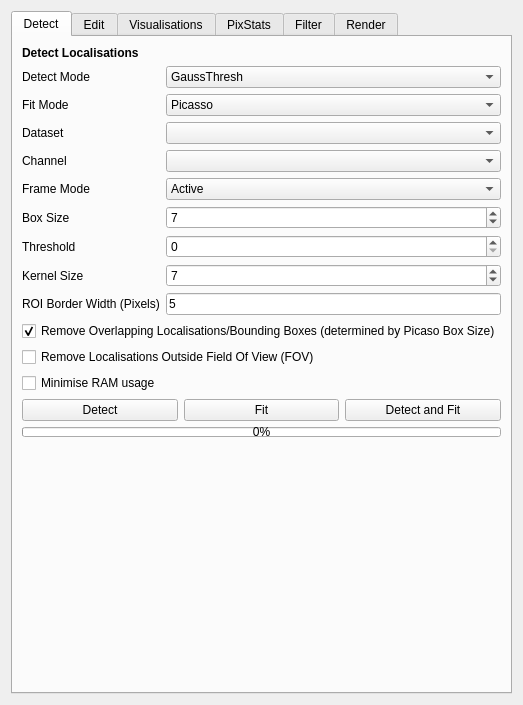
<?xml version="1.0" encoding="UTF-8"?>
<ui version="4.0">
 <class>Localisation</class>
 <widget class="QWidget" name="Localisation">
  <layout class="QVBoxLayout" name="verticalLayout_3">
   <item>
    <widget class="QTabWidget" name="tabWidget_6">
     <property name="currentIndex">
      <number>0</number>
     </property>
     <widget class="QWidget" name="tab_21">
      <attribute name="title">
       <string>Detect</string>
      </attribute>
      <layout class="QVBoxLayout" name="verticalLayout_23">
       <item>
        <widget class="QLabel" name="label_3">
         <property name="font">
          <font>
           <weight>75</weight>
           <bold>true</bold>
          </font>
         </property>
         <property name="text">
          <string>Detect Localisations</string>
         </property>
        </widget>
       </item>
       <item>
        <layout class="QFormLayout" name="formLayout_11">
         <item row="0" column="0">
          <widget class="QLabel" name="label_7">
           <property name="text">
            <string>Detect Mode</string>
           </property>
          </widget>
         </item>
         <item row="0" column="1">
          <widget class="QComboBox" name="smlm_detect_mode">
           <item>
            <property name="text">
             <string>GaussThresh</string>
            </property>
           </item>
           <item>
            <property name="text">
             <string>Picasso</string>
            </property>
           </item>
          </widget>
         </item>
         <item row="1" column="0">
          <widget class="QLabel" name="label">
           <property name="text">
            <string>Fit Mode</string>
           </property>
          </widget>
         </item>
         <item row="1" column="1">
          <widget class="QComboBox" name="smlm_fit_mode">
           <item>
            <property name="text">
             <string>Picasso</string>
            </property>
           </item>
          </widget>
         </item>
         <item row="2" column="0">
          <widget class="QLabel" name="label_11">
           <property name="text">
            <string>Dataset</string>
           </property>
          </widget>
         </item>
         <item row="2" column="1">
          <widget class="QComboBox" name="picasso_dataset" />
         </item>
         <item row="3" column="0">
          <widget class="QLabel" name="label_38">
           <property name="text">
            <string>Channel</string>
           </property>
          </widget>
         </item>
         <item row="3" column="1">
          <widget class="QComboBox" name="picasso_channel" />
         </item>
         <item row="4" column="0">
          <widget class="QLabel" name="label_8">
           <property name="text">
            <string>Frame Mode</string>
           </property>
          </widget>
         </item>
         <item row="4" column="1">
          <widget class="QComboBox" name="picasso_frame_mode">
           <item>
            <property name="text">
             <string>Active</string>
            </property>
           </item>
           <item>
            <property name="text">
             <string>All</string>
            </property>
           </item>
          </widget>
         </item>
         <item row="5" column="0">
          <widget class="QLabel" name="picasso_box_size_label">
           <property name="text">
            <string>Box Size</string>
           </property>
          </widget>
         </item>
         <item row="5" column="1">
          <widget class="QSpinBox" name="picasso_box_size">
           <property name="minimum">
            <number>3</number>
           </property>
           <property name="maximum">
            <number>21</number>
           </property>
           <property name="singleStep">
            <number>2</number>
           </property>
           <property name="value">
            <number>7</number>
           </property>
          </widget>
         </item>
         <item row="6" column="0">
          <widget class="QLabel" name="smlm_threshold_label">
           <property name="text">
            <string>Threshold</string>
           </property>
          </widget>
         </item>
         <item row="6" column="1">
          <widget class="QSpinBox" name="smlm_threshold" />
         </item>
         <item row="7" column="0">
          <widget class="QLabel" name="moltrack_kernel_size_label">
           <property name="text">
            <string>Kernel Size</string>
           </property>
          </widget>
         </item>
         <item row="7" column="1">
          <widget class="QSpinBox" name="moltrack_kernel_size">
           <property name="maximum">
            <number>100</number>
           </property>
           <property name="value">
            <number>7</number>
           </property>
          </widget>
         </item>
         <item row="8" column="0">
          <widget class="QLabel" name="label_35">
           <property name="text">
            <string>ROI Border Width (Pixels)</string>
           </property>
          </widget>
         </item>
         <item row="8" column="1">
          <widget class="QLineEdit" name="picasso_roi_border_width">
           <property name="text">
            <string>5</string>
           </property>
          </widget>
         </item>
        </layout>
       </item>
       <item>
        <widget class="QCheckBox" name="picasso_remove_overlapping">
         <property name="text">
          <string>Remove Overlapping Localisations/Bounding Boxes (determined by Picaso Box Size)</string>
         </property>
         <property name="checked">
          <bool>true</bool>
         </property>
        </widget>
       </item>
       <item>
        <widget class="QCheckBox" name="picasso_window_cropping">
         <property name="text">
          <string>Remove Localisations Outside Field Of View (FOV)</string>
         </property>
        </widget>
       </item>
       <item>
        <widget class="QCheckBox" name="picasso_minimise_ram">
         <property name="text">
          <string>Minimise RAM usage</string>
         </property>
        </widget>
       </item>
       <item>
        <layout class="QGridLayout" name="gridLayout_6">
         <item row="0" column="0">
          <widget class="QPushButton" name="picasso_detect">
           <property name="text">
            <string>Detect</string>
           </property>
          </widget>
         </item>
         <item row="0" column="2">
          <widget class="QPushButton" name="picasso_detectfit">
           <property name="text">
            <string>Detect and Fit</string>
           </property>
          </widget>
         </item>
         <item row="0" column="1">
          <widget class="QPushButton" name="picasso_fit">
           <property name="text">
            <string>Fit</string>
           </property>
          </widget>
         </item>
        </layout>
       </item>
       <item>
        <widget class="QProgressBar" name="picasso_progressbar">
         <property name="maximumSize">
          <size>
           <width>16777215</width>
           <height>10</height>
          </size>
         </property>
         <property name="value">
          <number>0</number>
         </property>
        </widget>
       </item>
       <item>
        <spacer name="verticalSpacer_11">
         <property name="orientation">
          <enum>Qt::Vertical</enum>
         </property>
         <property name="sizeType">
          <enum>QSizePolicy::MinimumExpanding</enum>
         </property>
         <property name="sizeHint" stdset="0">
          <size>
           <width>20</width>
           <height>0</height>
          </size>
         </property>
        </spacer>
       </item>
      </layout>
     </widget>
     <widget class="QWidget" name="tab_7">
      <attribute name="title">
       <string>Edit</string>
      </attribute>
      <layout class="QVBoxLayout" name="verticalLayout_7">
       <item>
        <widget class="QLabel" name="label_33">
         <property name="font">
          <font>
           <weight>75</weight>
           <bold>true</bold>
          </font>
         </property>
         <property name="text">
          <string>Remove Localisations Outside Segmentations</string>
         </property>
        </widget>
       </item>
       <item>
        <layout class="QFormLayout" name="formLayout_5">
         <item row="2" column="0">
          <widget class="QLabel" name="label_34">
           <property name="text">
            <string>Segmentations</string>
           </property>
          </widget>
         </item>
         <item row="2" column="1">
          <widget class="QComboBox" name="remove_seglocs_segmentation" />
         </item>
         <item row="0" column="0">
          <widget class="QLabel" name="label_36">
           <property name="text">
            <string>Dataset</string>
           </property>
          </widget>
         </item>
         <item row="0" column="1">
          <widget class="QComboBox" name="remove_seglocs_dataset" />
         </item>
         <item row="1" column="0">
          <widget class="QLabel" name="label_41">
           <property name="text">
            <string>Channel</string>
           </property>
          </widget>
         </item>
         <item row="1" column="1">
          <widget class="QComboBox" name="remove_seglocs_channel" />
         </item>
        </layout>
       </item>
       <item>
        <widget class="QPushButton" name="remove_seglocs">
         <property name="text">
          <string>Remove</string>
         </property>
        </widget>
       </item>
       <item>
        <spacer name="verticalSpacer_13">
         <property name="orientation">
          <enum>Qt::Vertical</enum>
         </property>
         <property name="sizeHint" stdset="0">
          <size>
           <width>20</width>
           <height>40</height>
          </size>
         </property>
        </spacer>
       </item>
       <item>
        <widget class="QLabel" name="label_118">
         <property name="font">
          <font>
           <weight>75</weight>
           <bold>true</bold>
          </font>
         </property>
         <property name="text">
          <string>Copy localisations to other channel(s)/dataset(s)</string>
         </property>
        </widget>
       </item>
       <item>
        <layout class="QFormLayout" name="formLayout_14">
         <item row="1" column="0">
          <widget class="QLabel" name="label_119">
           <property name="text">
            <string>Channel</string>
           </property>
          </widget>
         </item>
         <item row="1" column="1">
          <widget class="QComboBox" name="copy_locs_channel" />
         </item>
         <item row="0" column="0">
          <widget class="QLabel" name="label_122">
           <property name="text">
            <string>Dataset</string>
           </property>
          </widget>
         </item>
         <item row="0" column="1">
          <widget class="QComboBox" name="copy_locs_dataset" />
         </item>
         <item row="2" column="0">
          <widget class="QLabel" name="label_124">
           <property name="text">
            <string>Mode</string>
           </property>
          </widget>
         </item>
         <item row="2" column="1">
          <widget class="QComboBox" name="copy_locs_mode">
           <item>
            <property name="text">
             <string>Copy localisations to ALL channels in SELECTED dataset</string>
            </property>
           </item>
           <item>
            <property name="text">
             <string>Copy localisations to SELECTED channel in ALL datasets</string>
            </property>
           </item>
           <item>
            <property name="text">
             <string>Copy localisations to ALL channels in ALL datasets</string>
            </property>
           </item>
          </widget>
         </item>
        </layout>
       </item>
       <item>
        <widget class="QPushButton" name="copy_locs">
         <property name="text">
          <string>Copy Localisations</string>
         </property>
        </widget>
       </item>
       <item>
        <spacer name="verticalSpacer_27">
         <property name="orientation">
          <enum>Qt::Vertical</enum>
         </property>
         <property name="sizeHint" stdset="0">
          <size>
           <width>20</width>
           <height>40</height>
          </size>
         </property>
        </spacer>
       </item>
       <item>
        <widget class="QLabel" name="label_128">
         <property name="font">
          <font>
           <weight>75</weight>
           <bold>true</bold>
          </font>
         </property>
         <property name="text">
          <string>Delete Localisations in dataset(s)/channel(s)</string>
         </property>
        </widget>
       </item>
       <item>
        <layout class="QFormLayout" name="formLayout_16">
         <item row="0" column="0">
          <widget class="QLabel" name="label_129">
           <property name="text">
            <string>Dataset</string>
           </property>
          </widget>
         </item>
         <item row="0" column="1">
          <widget class="QComboBox" name="delete_locs_dataset" />
         </item>
         <item row="1" column="0">
          <widget class="QLabel" name="label_130">
           <property name="text">
            <string>Channel</string>
           </property>
          </widget>
         </item>
         <item row="1" column="1">
          <widget class="QComboBox" name="delete_locs_channel" />
         </item>
        </layout>
       </item>
       <item>
        <widget class="QPushButton" name="delete_locs">
         <property name="text">
          <string>Delete Localisations</string>
         </property>
        </widget>
       </item>
       <item>
        <spacer name="verticalSpacer_28">
         <property name="orientation">
          <enum>Qt::Vertical</enum>
         </property>
         <property name="sizeHint" stdset="0">
          <size>
           <width>20</width>
           <height>40</height>
          </size>
         </property>
        </spacer>
       </item>
       <item>
        <widget class="QLabel" name="label_149">
         <property name="font">
          <font>
           <weight>75</weight>
           <bold>true</bold>
          </font>
         </property>
         <property name="text">
          <string>Merge Localisations in Dataset</string>
         </property>
        </widget>
       </item>
       <item>
        <widget class="QLabel" name="label_152">
         <property name="text">
          <string>Merges localisations across multiple channels within a dataset. Uses DBSCAN to remove duplicates. Useful for tracking particles that appear/transition between channels.</string>
         </property>
         <property name="wordWrap">
          <bool>true</bool>
         </property>
        </widget>
       </item>
       <item>
        <layout class="QFormLayout" name="formLayout_18">
         <item row="0" column="0">
          <widget class="QLabel" name="label_150">
           <property name="text">
            <string>Dataset</string>
           </property>
          </widget>
         </item>
         <item row="0" column="1">
          <widget class="QComboBox" name="merge_locs_dataset" />
         </item>
         <item row="1" column="0">
          <widget class="QLabel" name="label_151">
           <property name="text">
            <string>Min Distance (Pixels)</string>
           </property>
          </widget>
         </item>
         <item row="1" column="1">
          <widget class="QDoubleSpinBox" name="merge_locs_min_distance" />
         </item>
        </layout>
       </item>
       <item>
        <widget class="QPushButton" name="merge_locs">
         <property name="text">
          <string>Merge Localisations</string>
         </property>
        </widget>
       </item>
      </layout>
     </widget>
     <widget class="QWidget" name="tab_31">
      <attribute name="title">
       <string>Visualisations</string>
      </attribute>
      <layout class="QVBoxLayout" name="verticalLayout_33">
       <item>
        <widget class="QLabel" name="label_27">
         <property name="font">
          <font>
           <weight>75</weight>
           <bold>true</bold>
          </font>
         </property>
         <property name="text">
          <string>Localisation Visualisation Settings</string>
         </property>
        </widget>
       </item>
       <item>
        <layout class="QGridLayout" name="gridLayout_14">
         <item row="0" column="3">
          <widget class="QComboBox" name="picasso_vis_size">
           <property name="currentIndex">
            <number>4</number>
           </property>
           <item>
            <property name="text">
             <string>1</string>
            </property>
           </item>
           <item>
            <property name="text">
             <string>2</string>
            </property>
           </item>
           <item>
            <property name="text">
             <string>3</string>
            </property>
           </item>
           <item>
            <property name="text">
             <string>4</string>
            </property>
           </item>
           <item>
            <property name="text">
             <string>5</string>
            </property>
           </item>
           <item>
            <property name="text">
             <string>6</string>
            </property>
           </item>
           <item>
            <property name="text">
             <string>7</string>
            </property>
           </item>
           <item>
            <property name="text">
             <string>8</string>
            </property>
           </item>
           <item>
            <property name="text">
             <string>9</string>
            </property>
           </item>
           <item>
            <property name="text">
             <string>10</string>
            </property>
           </item>
          </widget>
         </item>
         <item row="0" column="0">
          <widget class="QLabel" name="label_114">
           <property name="text">
            <string>Mode</string>
           </property>
          </widget>
         </item>
         <item row="0" column="1">
          <widget class="QComboBox" name="picasso_vis_mode">
           <item>
            <property name="text">
             <string>Disk</string>
            </property>
           </item>
           <item>
            <property name="text">
             <string>Square</string>
            </property>
           </item>
          </widget>
         </item>
         <item row="0" column="2">
          <widget class="QLabel" name="label_115">
           <property name="text">
            <string>Size</string>
           </property>
          </widget>
         </item>
         <item row="1" column="0">
          <widget class="QLabel" name="label_120">
           <property name="text">
            <string>Opacity</string>
           </property>
          </widget>
         </item>
         <item row="1" column="1">
          <widget class="QComboBox" name="picasso_vis_opacity">
           <property name="currentIndex">
            <number>9</number>
           </property>
           <item>
            <property name="text">
             <string>0.1</string>
            </property>
           </item>
           <item>
            <property name="text">
             <string>0.2</string>
            </property>
           </item>
           <item>
            <property name="text">
             <string>0.3</string>
            </property>
           </item>
           <item>
            <property name="text">
             <string>0.4</string>
            </property>
           </item>
           <item>
            <property name="text">
             <string>0.5</string>
            </property>
           </item>
           <item>
            <property name="text">
             <string>0.6</string>
            </property>
           </item>
           <item>
            <property name="text">
             <string>0.7</string>
            </property>
           </item>
           <item>
            <property name="text">
             <string>0.8</string>
            </property>
           </item>
           <item>
            <property name="text">
             <string>0.9</string>
            </property>
           </item>
           <item>
            <property name="text">
             <string>1.0</string>
            </property>
           </item>
          </widget>
         </item>
         <item row="1" column="2">
          <widget class="QLabel" name="label_121">
           <property name="text">
            <string>Edge Width</string>
           </property>
          </widget>
         </item>
         <item row="1" column="3">
          <widget class="QComboBox" name="picasso_vis_edge_width">
           <property name="currentText">
            <string>0.1</string>
           </property>
           <property name="currentIndex">
            <number>0</number>
           </property>
           <item>
            <property name="text">
             <string>0.1</string>
            </property>
           </item>
           <item>
            <property name="text">
             <string>0.2</string>
            </property>
           </item>
           <item>
            <property name="text">
             <string>0.3</string>
            </property>
           </item>
           <item>
            <property name="text">
             <string>0.4</string>
            </property>
           </item>
           <item>
            <property name="text">
             <string>0.5</string>
            </property>
           </item>
           <item>
            <property name="text">
             <string>0.6</string>
            </property>
           </item>
           <item>
            <property name="text">
             <string>0.7</string>
            </property>
           </item>
           <item>
            <property name="text">
             <string>0.8</string>
            </property>
           </item>
           <item>
            <property name="text">
             <string>0.9</string>
            </property>
           </item>
           <item>
            <property name="text">
             <string>1.0</string>
            </property>
           </item>
          </widget>
         </item>
        </layout>
       </item>
       <item>
        <spacer name="verticalSpacer_30">
         <property name="orientation">
          <enum>Qt::Vertical</enum>
         </property>
         <property name="sizeHint" stdset="0">
          <size>
           <width>20</width>
           <height>40</height>
          </size>
         </property>
        </spacer>
       </item>
      </layout>
     </widget>
     <widget class="QWidget" name="tab_27">
      <attribute name="title">
       <string>PixStats</string>
      </attribute>
      <layout class="QVBoxLayout" name="verticalLayout_24">
       <item>
        <widget class="QLabel" name="label_139">
         <property name="font">
          <font>
           <weight>75</weight>
           <bold>true</bold>
          </font>
         </property>
         <property name="text">
          <string>Compute PixStats</string>
         </property>
        </widget>
       </item>
       <item>
        <widget class="QLabel" name="label_138">
         <property name="text">
          <string>Computes descriptive statistics such as mean, median, and standard deviation of pixel values within a specified mask size centered around given XY coordinates for each localisation. Computed for all datasets and channels.</string>
         </property>
         <property name="wordWrap">
          <bool>true</bool>
         </property>
        </widget>
       </item>
       <item>
        <layout class="QFormLayout" name="formLayout_17">
         <item row="0" column="0">
          <widget class="QLabel" name="label_142">
           <property name="text">
            <string>Mask Size (Pixels)</string>
           </property>
          </widget>
         </item>
         <item row="0" column="1">
          <widget class="QComboBox" name="locs_pixstats_spot_size">
           <property name="currentIndex">
            <number>0</number>
           </property>
           <item>
            <property name="text">
             <string>3</string>
            </property>
           </item>
           <item>
            <property name="text">
             <string>4</string>
            </property>
           </item>
           <item>
            <property name="text">
             <string>5</string>
            </property>
           </item>
           <item>
            <property name="text">
             <string>6</string>
            </property>
           </item>
           <item>
            <property name="text">
             <string>7</string>
            </property>
           </item>
           <item>
            <property name="text">
             <string>8</string>
            </property>
           </item>
           <item>
            <property name="text">
             <string>9</string>
            </property>
           </item>
           <item>
            <property name="text">
             <string>10</string>
            </property>
           </item>
          </widget>
         </item>
         <item row="1" column="0">
          <widget class="QLabel" name="label_143">
           <property name="text">
            <string>Mask Shape</string>
           </property>
          </widget>
         </item>
         <item row="1" column="1">
          <widget class="QComboBox" name="locs_pixstats_spot_shape">
           <item>
            <property name="text">
             <string>Square</string>
            </property>
           </item>
           <item>
            <property name="text">
             <string>Circle</string>
            </property>
           </item>
          </widget>
         </item>
         <item row="2" column="0">
          <widget class="QLabel" name="label_144">
           <property name="text">
            <string>Background Buffer (Pixels)</string>
           </property>
          </widget>
         </item>
         <item row="2" column="1">
          <widget class="QComboBox" name="locs_pixstats_bg_buffer">
           <property name="currentIndex">
            <number>1</number>
           </property>
           <item>
            <property name="text">
             <string>0</string>
            </property>
           </item>
           <item>
            <property name="text">
             <string>1</string>
            </property>
           </item>
           <item>
            <property name="text">
             <string>2</string>
            </property>
           </item>
           <item>
            <property name="text">
             <string>3</string>
            </property>
           </item>
           <item>
            <property name="text">
             <string>4</string>
            </property>
           </item>
           <item>
            <property name="text">
             <string>5</string>
            </property>
           </item>
          </widget>
         </item>
         <item row="3" column="0">
          <widget class="QLabel" name="label_145">
           <property name="text">
            <string>Background Width (Pixels)</string>
           </property>
          </widget>
         </item>
         <item row="3" column="1">
          <widget class="QComboBox" name="locs_pixstats_bg_width">
           <property name="currentIndex">
            <number>2</number>
           </property>
           <item>
            <property name="text">
             <string>1</string>
            </property>
           </item>
           <item>
            <property name="text">
             <string>2</string>
            </property>
           </item>
           <item>
            <property name="text">
             <string>3</string>
            </property>
           </item>
           <item>
            <property name="text">
             <string>5</string>
            </property>
           </item>
           <item>
            <property name="text">
             <string>10</string>
            </property>
           </item>
          </widget>
         </item>
        </layout>
       </item>
       <item>
        <widget class="QCheckBox" name="locs_pixstats_fret">
         <property name="enabled">
          <bool>true</bool>
         </property>
         <property name="text">
          <string>Calculate FRET</string>
         </property>
        </widget>
       </item>
       <item>
        <widget class="QPushButton" name="locs_pixstats_compute">
         <property name="text">
          <string>Compute PixStats</string>
         </property>
        </widget>
       </item>
       <item>
        <widget class="QProgressBar" name="locs_pixstats_progressbar">
         <property name="maximumSize">
          <size>
           <width>16777215</width>
           <height>10</height>
          </size>
         </property>
         <property name="value">
          <number>0</number>
         </property>
        </widget>
       </item>
       <item>
        <widget class="QWidget" name="locs_pixstats_graph_container" native="true">
         <property name="sizePolicy">
          <sizepolicy hsizetype="Expanding" vsizetype="Expanding">
           <horstretch>0</horstretch>
           <verstretch>0</verstretch>
          </sizepolicy>
         </property>
        </widget>
       </item>
      </layout>
     </widget>
     <widget class="QWidget" name="tab_23">
      <attribute name="title">
       <string>Filter</string>
      </attribute>
      <layout class="QVBoxLayout" name="verticalLayout_26">
       <item>
        <widget class="QLabel" name="label_92">
         <property name="font">
          <font>
           <weight>75</weight>
           <bold>true</bold>
          </font>
         </property>
         <property name="text">
          <string>Filter Localisations (Picasso)</string>
         </property>
        </widget>
       </item>
       <item>
        <layout class="QFormLayout" name="formLayout_24">
         <item row="0" column="0">
          <widget class="QLabel" name="picasso_filter_dataset_label">
           <property name="text">
            <string>Dataset</string>
           </property>
          </widget>
         </item>
         <item row="0" column="1">
          <widget class="QComboBox" name="picasso_filter_dataset" />
         </item>
         <item row="1" column="0">
          <widget class="QLabel" name="picasso_filter_dataset_label_2">
           <property name="text">
            <string>Channel</string>
           </property>
          </widget>
         </item>
         <item row="1" column="1">
          <widget class="QComboBox" name="picasso_filter_channel" />
         </item>
         <item row="2" column="0">
          <widget class="QLabel" name="label_90">
           <property name="text">
            <string>Filter By</string>
           </property>
          </widget>
         </item>
         <item row="2" column="1">
          <widget class="QComboBox" name="filter_criterion" />
         </item>
        </layout>
       </item>
       <item>
        <widget class="QCheckBox" name="filter_subtract_bg">
         <property name="text">
          <string>Subtract Background</string>
         </property>
        </widget>
       </item>
       <item>
        <widget class="QWidget" name="filter_graph_container" native="true">
         <property name="sizePolicy">
          <sizepolicy hsizetype="Expanding" vsizetype="Expanding">
           <horstretch>0</horstretch>
           <verstretch>0</verstretch>
          </sizepolicy>
         </property>
        </widget>
       </item>
       <item>
        <widget class="QLabel" name="label_91">
         <property name="font">
          <font>
           <weight>75</weight>
           <bold>true</bold>
          </font>
         </property>
         <property name="text">
          <string>Filter Ranges</string>
         </property>
        </widget>
       </item>
       <item>
        <layout class="QGridLayout" name="gridLayout_7">
         <item row="0" column="0">
          <layout class="QFormLayout" name="formLayout_22">
           <item row="0" column="0">
            <widget class="QLabel" name="label_86">
             <property name="text">
              <string>Min</string>
             </property>
            </widget>
           </item>
           <item row="0" column="1">
            <widget class="QDoubleSpinBox" name="filter_min">
             <property name="minimum">
              <double>-999999999.000000000000000</double>
             </property>
             <property name="maximum">
              <double>9999999999.000000000000000</double>
             </property>
            </widget>
           </item>
          </layout>
         </item>
         <item row="0" column="1">
          <layout class="QFormLayout" name="formLayout_23">
           <item row="0" column="0">
            <widget class="QLabel" name="label_87">
             <property name="text">
              <string>Max</string>
             </property>
            </widget>
           </item>
           <item row="0" column="1">
            <widget class="QDoubleSpinBox" name="filter_max">
             <property name="minimum">
              <double>-99999999999.000000000000000</double>
             </property>
             <property name="maximum">
              <double>9999999999.000000000000000</double>
             </property>
            </widget>
           </item>
          </layout>
         </item>
        </layout>
       </item>
       <item>
        <widget class="QPushButton" name="filter_localisations">
         <property name="text">
          <string>Filter Localisations</string>
         </property>
        </widget>
       </item>
      </layout>
     </widget>
     <widget class="QWidget" name="tab_20">
      <attribute name="title">
       <string>Render</string>
      </attribute>
      <layout class="QVBoxLayout" name="verticalLayout_25">
       <item>
        <widget class="QLabel" name="label_85">
         <property name="font">
          <font>
           <weight>75</weight>
           <bold>true</bold>
          </font>
         </property>
         <property name="text">
          <string>Render Localisations (Picasso)</string>
         </property>
        </widget>
       </item>
       <item>
        <layout class="QFormLayout" name="formLayout_20">
         <item row="0" column="0">
          <widget class="QLabel" name="label_81">
           <property name="text">
            <string>Dataset</string>
           </property>
          </widget>
         </item>
         <item row="0" column="1">
          <widget class="QComboBox" name="picasso_render_dataset" />
         </item>
         <item row="2" column="0">
          <widget class="QLabel" name="label_83">
           <property name="text">
            <string>Blur Method</string>
           </property>
          </widget>
         </item>
         <item row="2" column="1">
          <widget class="QComboBox" name="picasso_render_blur_method">
           <item>
            <property name="text">
             <string>None</string>
            </property>
           </item>
           <item>
            <property name="text">
             <string>One-Pixel-Blur</string>
            </property>
           </item>
           <item>
            <property name="text">
             <string>Global Localisation Precision</string>
            </property>
           </item>
           <item>
            <property name="text">
             <string>Individual Localisation Precision</string>
            </property>
           </item>
           <item>
            <property name="text">
             <string>Individual Localisation Precision, iso</string>
            </property>
           </item>
          </widget>
         </item>
         <item row="3" column="0">
          <widget class="QLabel" name="label_84">
           <property name="text">
            <string>Min. Blur (cam. pixel)</string>
           </property>
          </widget>
         </item>
         <item row="3" column="1">
          <widget class="QDoubleSpinBox" name="picasso_render_min_blur">
           <property name="singleStep">
            <double>0.100000000000000</double>
           </property>
          </widget>
         </item>
         <item row="1" column="0">
          <widget class="QLabel" name="label_82">
           <property name="text">
            <string>Channel</string>
           </property>
          </widget>
         </item>
         <item row="1" column="1">
          <widget class="QComboBox" name="picasso_render_channel" />
         </item>
        </layout>
       </item>
       <item>
        <widget class="QPushButton" name="picasso_render">
         <property name="text">
          <string>Render Localisations</string>
         </property>
        </widget>
       </item>
       <item>
        <spacer name="verticalSpacer_19">
         <property name="orientation">
          <enum>Qt::Vertical</enum>
         </property>
         <property name="sizeHint" stdset="0">
          <size>
           <width>413</width>
           <height>173</height>
          </size>
         </property>
        </spacer>
       </item>
      </layout>
     </widget>
    </widget>
   </item>
  </layout>
 </widget>
 <resources />
 <connections />
</ui>
